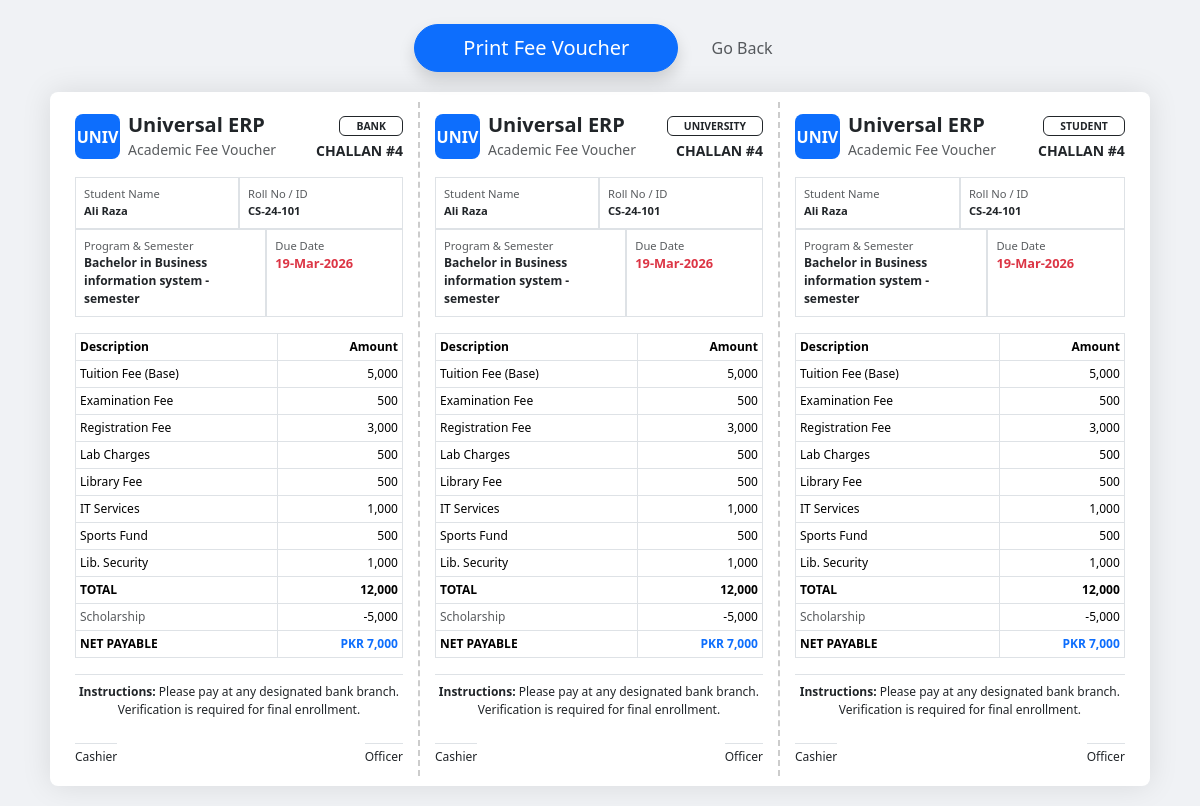
/dashboards/finance/fee_voucher.php?id=4 (signed in), run on the app's committed database.
### tables this page shows
CREATE TABLE `invoices` (
  `id` int(11) NOT NULL,
  `user_id` int(11) NOT NULL,
  `semester_id` int(11) NOT NULL,
  `invoice_type` enum('academic','hostel') DEFAULT 'academic',
  `total_base_amount` decimal(10,2) NOT NULL,
  `discount_amount` decimal(10,2) DEFAULT 0.00,
  `fine_amount` decimal(10,2) DEFAULT 0.00,
  `payable_amount` decimal(10,2) NOT NULL,
  `balance_due` decimal(10,2) NOT NULL,
  `status` varchar(30) DEFAULT 'draft',
  `created_at` timestamp NOT NULL DEFAULT current_timestamp(),
  `due_date` date DEFAULT NULL
);

CREATE TABLE `users` (
  `id` int(11) NOT NULL,
  `name` varchar(100) NOT NULL,
  `email` varchar(100) NOT NULL,
  `password` varchar(255) NOT NULL,
  `role` varchar(50) NOT NULL,
  `identity_no` varchar(50) DEFAULT NULL,
  `registration_no` varchar(50) DEFAULT NULL,
  `is_active` tinyint(1) DEFAULT 1,
  `roll_no` varchar(50) DEFAULT NULL,
  `program_id` int(11) DEFAULT NULL,
  `semester_id` int(11) DEFAULT NULL,
  `fee_category` varchar(50) DEFAULT 'Regular',
  `scholarship_percent` decimal(5,2) DEFAULT 0.00,
  `scholarship_fixed` decimal(10,2) DEFAULT 0.00
);

CREATE TABLE `programs` (
  `id` int(11) NOT NULL,
  `name` varchar(255) NOT NULL,
  `code` varchar(50) NOT NULL,
  `created_at` timestamp NOT NULL DEFAULT current_timestamp(),
  `department_id` int(11) DEFAULT NULL,
  `total_semesters` int(11) DEFAULT 8
);

CREATE TABLE `semesters` (
  `id` int(11) NOT NULL,
  `program_id` int(11) NOT NULL,
  `name` varchar(100) NOT NULL,
  `number` int(11) NOT NULL,
  `status` enum('active','completed','upcoming') DEFAULT 'upcoming'
);

CREATE TABLE `fee_structures` (
  `id` int(11) NOT NULL,
  `semester_id` int(11) NOT NULL,
  `fee_category` varchar(50) DEFAULT 'Regular',
  `admission_fee` decimal(10,2) DEFAULT 0.00,
  `base_fee` decimal(10,2) NOT NULL DEFAULT 0.00,
  `lab_charges` decimal(10,2) DEFAULT 0.00,
  `library_fee` decimal(10,2) DEFAULT 0.00,
  `hostel_fee` decimal(10,2) DEFAULT 0.00,
  `credit_hour_rate` decimal(10,2) DEFAULT 0.00,
  `late_fine_per_day` decimal(10,2) DEFAULT 0.00,
  `exam_fee` decimal(10,2) DEFAULT 0.00,
  `registration_fee` decimal(10,2) DEFAULT 0.00,
  `sports_fund` decimal(10,2) DEFAULT 0.00,
  `library_security` decimal(10,2) DEFAULT 0.00,
  `it_services` decimal(10,2) DEFAULT 0.00
);

### dashboards/finance/fee_voucher.php (the view, shortened to what this page needs)
<?php
require_once '../../core/session.php';
$invoice_id = $_GET['id'] ?? 0;
$inst_data = null;
$stmt = $pdo->prepare("
    SELECT i.*, u.name as student_name, u.roll_no, u.fee_category,
           s.name as semester_name, p.name as program_name,
           fs.base_fee, fs.exam_fee, fs.registration_fee, fs.lab_charges,
           fs.library_fee, fs.it_services, fs.sports_fund, fs.hostel_fee, fs.library_security
    FROM invoices i
    JOIN users u ON i.user_id = u.id
    JOIN semesters s ON i.semester_id = s.id
    JOIN programs p ON s.program_id = p.id
    LEFT JOIN fee_structures fs ON (s.id = fs.semester_id AND u.fee_category = fs.fee_category)
    WHERE i.id = ?
");
$stmt->execute([$invoice_id]);
$inv = $stmt->fetch();
$settings = [];
$st = $pdo->query("SELECT * FROM system_settings");
while($r = $st->fetch()) $settings[$r['setting_key']] = $r['setting_value'];
function renderVoucher($inv, $settings, $copy_name, $inst_data = null) {
    $type = $inv['invoice_type'] ?? 'academic';
    $label = ($type == 'hostel') ? 'Hostel Fee Voucher' : 'Academic Fee Voucher';
    $total_base = $inv['total_base_amount'];
    $discount = $inv['discount_amount'];
    $payable = $inv['payable_amount'];
    $due_date = $inv['due_date'] ?? 'N/A';
    ?>
    <div class="voucher-copy">
        <div class="header d-flex justify-content-between align-items-center mb-3">
            <div class="d-flex align-items-center">
                <div class="logo-box me-2">UNIV</div>
                <div>
                    <h5 class="mb-0 fw-bold"><?= htmlspecialchars($settings['system_name']) ?></h5>
                    <small class="text-muted"><?= $label ?></small>
                </div>
            </div>
            <div class="text-end">
                <span class="badge border border-dark text-dark px-3 mt-1" style="font-size: 0.65rem;"><?= strtoupper($copy_name) ?></span>
                <div class="mt-1 small fw-bold text-uppercase">Challan #<?= $inv['id'] ?><?= $inst_data ? '-I'.$inst_data['installment_no'] : '' ?></div>
            </div>
        </div>
        <div class="info-grid mb-3">
            <div class="row g-0">
                <div class="col-6 border p-2">
                    <small class="text-muted d-block">Student Name</small>
                    <div class="fw-bold small"><?= htmlspecialchars($inv['student_name']) ?></div>
                </div>
                <div class="col-6 border p-2">
                    <small class="text-muted d-block">Roll No / ID</small>
                    <div class="fw-bold small"><?= $inv['roll_no'] ?></div>
                </div>
                <div class="col-7 border p-2">
                    <small class="text-muted d-block">Program & Semester</small>
                    <div class="fw-bold small" style="font-size: 0.75rem;"><?= $inv['program_name'] ?> - <?= $inv['semester_name'] ?></div>
                </div>
                <div class="col-5 border p-2">
                    <small class="text-muted d-block">Due Date</small>
                    <div class="fw-bold text-danger"><?= date('d-M-Y', strtotime($due_date)) ?></div>
                </div>
            </div>
        </div>
        <?php if(!$inst_data): ?>
        <table class="table table-sm table-bordered mb-3 fee-table">
            <thead class="bg-light">
                <tr><th>Description</th><th class="text-end">Amount</th></tr>
            </thead>
            <tbody>
                <?php if($type == 'academic'): ?>
                    <tr><td>Tuition Fee (Base)</td><td class="text-end"><?= number_format($inv['base_fee'], 0) ?></td></tr>
                    <?php if($inv['exam_fee'] > 0): ?><tr><td>Examination Fee</td><td class="text-end"><?= number_format($inv['exam_fee'], 0) ?></td></tr><?php endif; ?>
                    <?php if($inv['registration_fee'] > 0): ?><tr><td>Registration Fee</td><td class="text-end"><?= number_format($inv['registration_fee'], 0) ?></td></tr><?php endif; ?>
                    <?php if($inv['lab_charges'] > 0): ?><tr><td>Lab Charges</td><td class="text-end"><?= number_format($inv['lab_charges'], 0) ?></td></tr><?php endif; ?>
                    <?php if($inv['library_fee'] > 0): ?><tr><td>Library Fee</td><td class="text-end"><?= number_format($inv['library_fee'], 0) ?></td></tr><?php endif; ?>
                    <?php if($inv['it_services'] > 0): ?><tr><td>IT Services</td><td class="text-end"><?= number_format($inv['it_services'], 0) ?></td></tr><?php endif; ?>
                    <?php if($inv['sports_fund'] > 0): ?><tr><td>Sports Fund</td><td class="text-end"><?= number_format($inv['sports_fund'], 0) ?></td></tr><?php endif; ?>
                    <?php if($inv['library_security'] > 0): ?><tr><td>Lib. Security</td><td class="text-end"><?= number_format($inv['library_security'], 0) ?></td></tr><?php endif; ?>
                <?php else:  ?>
                    <tr><td>Hostel Accommodation Fee</td><td class="text-end"><?= number_format($inv['hostel_fee'], 0) ?></td></tr>
                <?php endif; ?>
                <tr class="fw-bold"><td>TOTAL</td><td class="text-end"><?= number_format($total_base, 0) ?></td></tr>
                <?php if($discount > 0): ?><tr><td class="text-muted">Scholarship</td><td class="text-end">-<?= number_format($discount, 0) ?></td></tr><?php endif; ?>
                <tr class="fw-bold bg-light"><td>NET PAYABLE</td><td class="text-end text-primary">PKR <?= number_format($payable, 0) ?></td></tr>
            </tbody>
        </table>
        <?php endif; ?>
        <div class="footer-note" style="font-size: 0.75rem;">
            <p class="mb-1 text-center border-top pt-2"><b>Instructions:</b> Please pay at any designated bank branch. Verification is required for final enrollment.</p>
            <div class="d-flex justify-content-between mt-4">
                <div class="text-center"><div class="border-top pt-1">Cashier</div></div>
                <div class="text-center"><div class="border-top pt-1">Officer</div></div>
            </div>
        </div>
    </div>
    <?php
}
?>
<!DOCTYPE html>
<html lang="en">
<head>
    <link rel="stylesheet" href="../../assets/css/bootstrap.min.css">
</head>
<body>
    <div class="text-center mt-4 btn-print">
        <button onclick="window.print()" class="btn btn-primary btn-lg shadow rounded-pill px-5">
             Print Fee Voucher
        </button>
        <a href="generate_invoices.php" class="btn btn-link text-decoration-none text-muted ms-3">Go Back</a>
    </div>
    <div class="voucher-container clearfix">
        <?php renderVoucher($inv, $settings, "Bank", $inst_data); ?>
    </div>
</body>
</html>

### dashboards/finance/fee_voucher.php (style rules this page uses)
body { background: #f0f2f5; font-family: 'Segoe UI', Tahoma, Geneva, Verdana, sans-serif; }
.voucher-container { background: white; width: 1100px; margin: 20px auto; padding: 10px; box-shadow: 0 0 30px rgba(0,0,0,0.1); border-radius: 8px; }
.voucher-copy { border-right: 2px dashed #ccc; padding: 10px 15px; width: 33.33%; float: left; position: relative; min-height: 550px; }
.voucher-copy:last-child { border-right: none; }
.logo-box { background: #0d6efd; color: white; width: 45px; height: 45px; display: flex; align-items: center; justify-content: center; font-weight: bold; border-radius: 8px; }
.fee-table { font-size: 0.75rem; }
.info-grid { font-size: 0.8rem; }
.clearfix::after { content: ""; clear: both; display: table; }

### data on the page
invoices: invoice_type "Academic Fee Voucher Academic Fee Voucher Academic Fee Voucher", id "4 4 4", user.name "Ali Raza Ali Raza Ali Raza", user.roll_no "CS-24-101 CS-24-101 CS-24-101", programs.name "Bachelor in Business information system Bachelor in Business information system Bachelor in Business information system", semester.name "semester semester semester", due_date "19-Mar-2026 19-Mar-2026 19-Mar-2026", fee_structures.base_fee "5,000 5,000 5,000", fee_structures.exam_fee "500 500 500", fee_structures.registration_fee "3,000 3,000 3,000", fee_structures.lab_charges "500 500 500", fee_structures.library_fee "500 500 500", fee_structures.it_services "1,000 1,000 1,000", fee_structures.sports_fund "500 500 500", fee_structures.library_security "1,000 1,000 1,000", total_base_amount "12,000 12,000 12,000", discount_amount "5,000 5,000 5,000", payable_amount "7,000 7,000 7,000"

### other printed values
$settings['system_name'] "Universal ERP Universal ERP Universal ERP"
$copy_name "BANK UNIVERSITY STUDENT"
